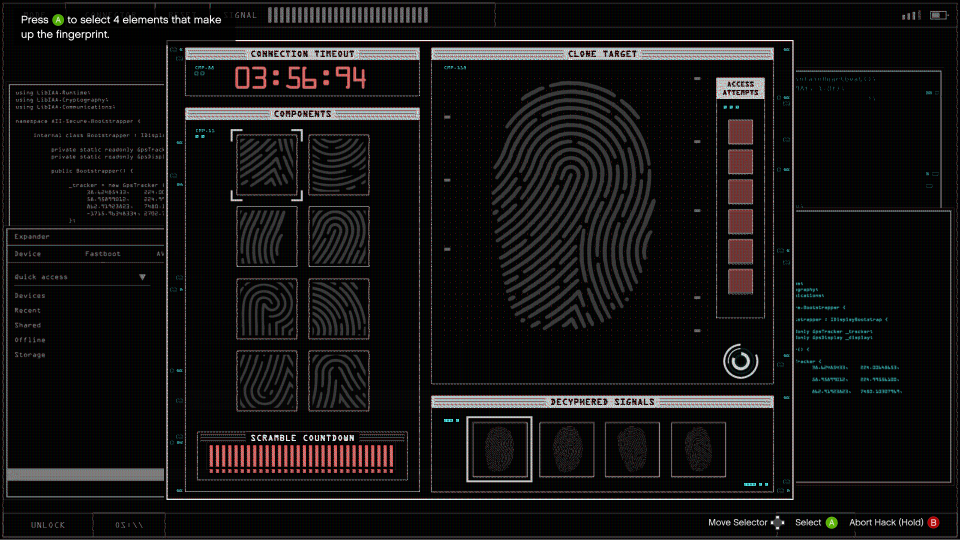
#> input picture screenshots/test.png, 1920 x 1080 px (shown at 1/2 size); its folder holds only this picture in this run
$ python script.py
#> lines starting #> are read from the running program, lines starting #| are printed output that depends on the picture
import cv2
import os
import numpy as np
from PIL import Image
from concurrent.futures import ThreadPoolExecutor, as_completed
from glob import glob
import time


def find_most_recent_screenshot(screenshots_folder):
    list_of_files = glob(os.path.join(screenshots_folder, "*.png"))
    if not list_of_files:
        raise FileNotFoundError("No screenshots found in the folder.")
    return max(list_of_files, key=os.path.getctime)


def mark_image_with_box(image, position, box_size, color, thickness=2):
    top_left = position
    bottom_right = (top_left[0] + box_size[0], top_left[1] + box_size[1])
    cv2.rectangle(image, top_left, bottom_right, color, thickness)


def load_templates(prints_folder):
    template_files = glob(os.path.join(prints_folder, "print_*.png"))
    templates = {int(os.path.basename(f).split('_')[1].split('.')[0]): cv2.imread(f, cv2.IMREAD_GRAYSCALE)
                 for f in template_files if os.path.exists(f)}
    return templates


def match_template(screenshot_gray, template, threshold=0.7):
    result = cv2.matchTemplate(screenshot_gray, template, cv2.TM_CCOEFF_NORMED)
    loc = np.where(result >= threshold)
    return list(zip(*loc[::-1]))


def find_and_mark_prints(screenshot, templates):
    screenshot_gray = cv2.cvtColor(screenshot, cv2.COLOR_BGR2GRAY)
    found_positions = {}

    with ThreadPoolExecutor(max_workers=len(templates)) as executor:
        futures = {executor.submit(match_template, screenshot_gray, template): print_id
                   for print_id, template in templates.items()}
        for future in as_completed(futures):
            print_id = futures[future]
            positions = future.result()
            if positions:
                found_positions[print_id] = positions
                for pos in positions:
                    mark_image_with_box(screenshot, pos, box_size=(387, 514), color=(0, 0, 255), thickness=2)
    return screenshot, found_positions


def process_subimages(print_id, positions, screenshot_gray, subimage_files):
    matches = []
    for subimage_file in subimage_files:
        subimage = cv2.imread(subimage_file, cv2.IMREAD_GRAYSCALE)
        if subimage is not None:
            result = cv2.matchTemplate(screenshot_gray, subimage, cv2.TM_CCOEFF_NORMED)
            _, max_val, _, max_loc = cv2.minMaxLoc(result)
            matches.append((max_val, max_loc))
    return matches


def find_and_mark_subimages(screenshot, prints_folder, found_positions):
    screenshot_gray = cv2.cvtColor(screenshot, cv2.COLOR_BGR2GRAY)
    all_matches = []

    subimage_files = {print_id: glob(os.path.join(prints_folder, str(print_id), "*.png"))
                      for print_id in found_positions.keys()}

    with ThreadPoolExecutor(max_workers=4) as executor:
        futures = [
            executor.submit(process_subimages, print_id, positions, screenshot_gray, subimage_files.get(print_id, []))
            for print_id, positions in found_positions.items()
        ]
        for future in as_completed(futures):
            all_matches.extend(future.result())

    sorted_matches = sorted(all_matches, key=lambda x: x[0], reverse=True)[:4]
    for confidence, (x, y) in sorted_matches:
        mark_image_with_box(screenshot, (x, y), box_size=(124, 124), color=(255, 0, 0), thickness=2)
        print(f"Marked Subimage, Confidence: {confidence:.2f}, Position: ({x}, {y})")
    return screenshot


def main():
    start_time = time.time()

    screenshots_folder = 'screenshots'
    prints_folder = '.'

    try:
        screenshot_path = find_most_recent_screenshot(screenshots_folder)
        print(f"Found screenshot: {screenshot_path}")

        screenshot = cv2.imread(screenshot_path)
#> screenshot is the input picture: shape (1080, 1920, 3); mean B, G, R 18.8, 18.6, 20
        templates = load_templates(prints_folder)

        marked_screenshot, found_positions = find_and_mark_prints(screenshot, templates)
#> in find_and_mark_prints, `screenshot_gray = cv2.cvtColor(screenshot, cv2.COLOR_BGR2GRAY)`:
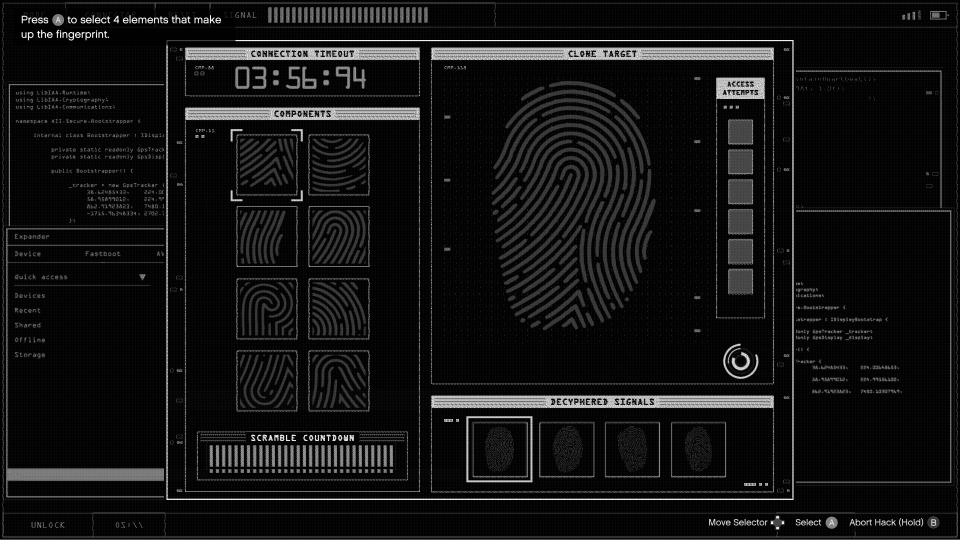
#> screenshot_gray: shape (1080, 1920) (shown at 1/2 size); min 0, max 255, mean 19.1
#> in find_and_mark_prints, `futures = {executor.submit(match_template, screenshot_gray, template):..`: futures = 0 items
#> found_positions = 0 items

        final_screenshot = find_and_mark_subimages(marked_screenshot, prints_folder, found_positions)
#> in find_and_mark_subimages, `futures = [ executor.submit(process_subimages, print_id, positions, sc..`: futures = []

        final_image_pil = Image.fromarray(cv2.cvtColor(final_screenshot, cv2.COLOR_BGR2RGB))
        final_image_pil.show()

    except FileNotFoundError as e:
        print(str(e))

    end_time = time.time()
    elapsed_time = end_time - start_time
    print(f"Time taken for the entire program: {elapsed_time:.2f} seconds")


if __name__ == '__main__':
    main()
